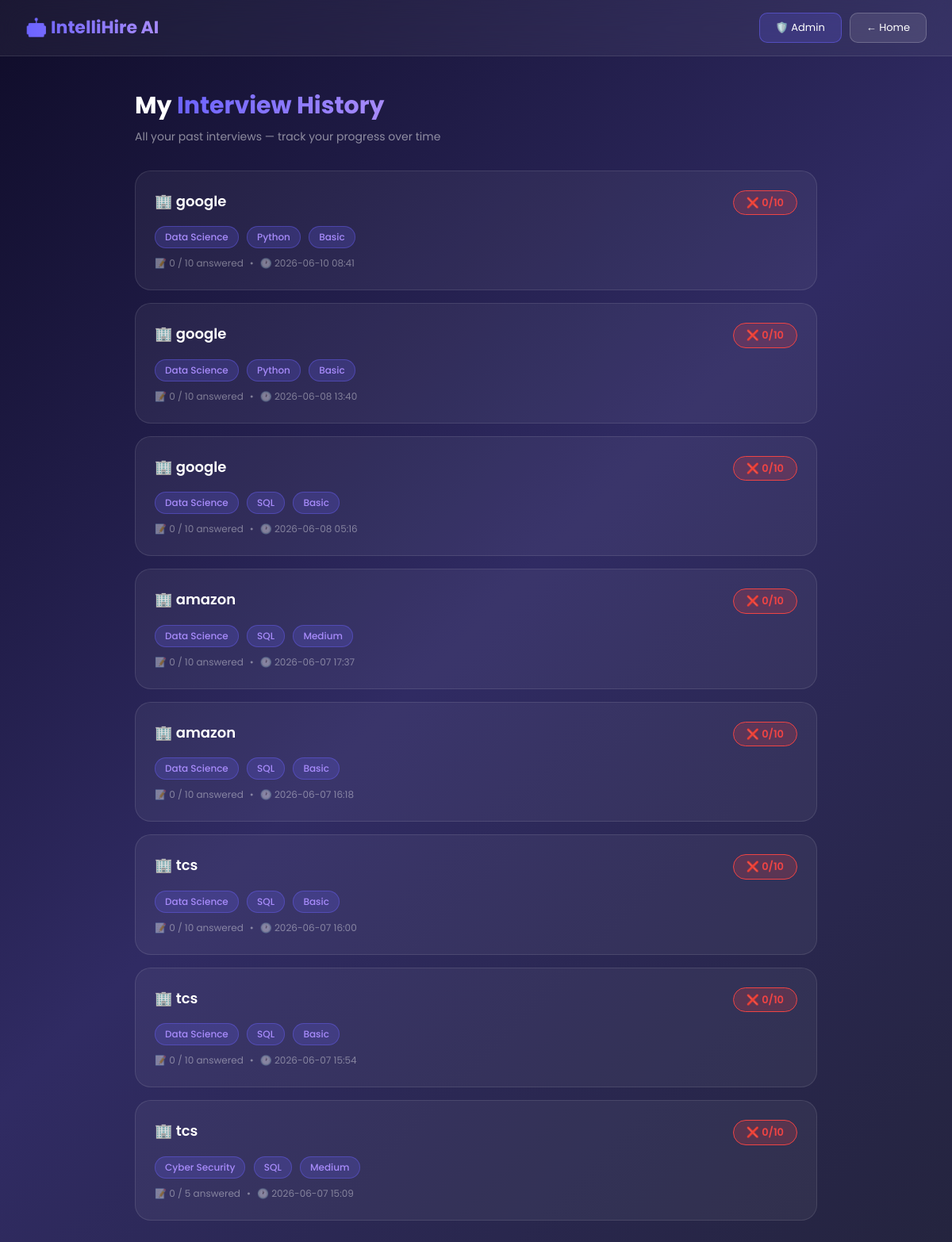
Screenshot of /history (signed in) with the database file from the repository.
### tables this page shows
CREATE TABLE interviews (
            id            INTEGER PRIMARY KEY AUTOINCREMENT,
            user_id       INTEGER NOT NULL,
            company_name  TEXT    NOT NULL,
            domain        TEXT    NOT NULL,
            subdomain     TEXT    NOT NULL,
            level         TEXT    NOT NULL,
            num_questions INTEGER NOT NULL,
            date          DATETIME DEFAULT CURRENT_TIMESTAMP,
            FOREIGN KEY (user_id) REFERENCES users(id)
        );

### routes/history.py (the view)
@history_bp.route("/history")
@login_required
def history():
    conn = get_db()
    interviews = conn.execute("""
        SELECT i.*,
               ROUND(AVG(r.score), 1) as avg_score,
               COUNT(r.id) as answered
        FROM interviews i
        LEFT JOIN results r ON i.id = r.interview_id
        WHERE i.user_id = ?
        GROUP BY i.id
        ORDER BY i.date DESC
    """, (current_user.id,)).fetchall()
    conn.close()
    return render_template("history.html", interviews=interviews)

### app.py (called while the page is built)
@login_manager.user_loader
def load_user(user_id):
    return User.get_by_id(user_id)

### database/db.py (called while the page is built)
def get_db():
    conn = sqlite3.connect(DB_PATH)
    conn.row_factory = sqlite3.Row
    return conn

### models/user.py (called while the page is built)
    @staticmethod
    def get_by_id(user_id):
        conn = get_db()
        row = conn.execute("SELECT * FROM users WHERE id = ?", (user_id,)).fetchone()
        conn.close()
        if not row:
            return None
        return User(row["id"], row["name"], row["email"], row["is_admin"])

### templates/history.html (shortened to what this page needs)
<!DOCTYPE html>
<html lang="en">
<head>
  <link href="https://cdn.jsdelivr.net/npm/bootstrap@5.3.0/dist/css/bootstrap.min.css" rel="stylesheet"/>
</head>
<body>
  <nav class="navbar-custom">
    <span class="navbar-brand-text">🤖 IntelliHire AI</span>
    <div style="display:flex; gap:10px;">
      {% if current_user.is_admin %}
        <a href="{{ url_for('admin.dashboard') }}" class="btn-nav" style="border-color:rgba(108,99,255,0.5); background:rgba(108,99,255,0.2);">🛡️ Admin</a>
      {% endif %}
      <a href="{{ url_for('main.intro') }}" class="btn-nav">← Home</a>
    </div>
  </nav>
  <div class="main-container">
    <div class="page-title">My <span>Interview History</span></div>
    <div class="page-sub">All your past interviews — track your progress over time</div>
    {% if interviews %}
      {% for iv in interviews %}
        <a href="{{ url_for('history.history_detail', interview_id=iv.id) }}" class="card-glass">
          <div class="interview-header">
            <div>
              <div class="company-name">🏢 {{ iv.company_name }}</div>
            </div>
            {% set score = iv.avg_score or 0 %}
            {% if score >= 8 %}
              <span class="score-pill score-excellent">⭐ {{ score }}/10</span>
            {% elif score >= 6 %}
              <span class="score-pill score-good">👍 {{ score }}/10</span>
            {% elif score >= 4 %}
              <span class="score-pill score-average">⚠️ {{ score }}/10</span>
            {% else %}
              <span class="score-pill score-poor">❌ {{ score }}/10</span>
            {% endif %}
          </div>
          <div>
            <span class="tag">{{ iv.domain }}</span>
            <span class="tag">{{ iv.subdomain }}</span>
            <span class="tag">{{ iv.level }}</span>
          </div>
          <div class="meta-row">
            <span>📝 {{ iv.answered or 0 }} / {{ iv.num_questions }} answered</span>
            <span>•</span>
            <span>🕐 {{ iv.date[:16] if iv.date else 'N/A' }}</span>
          </div>
        </a>
      {% endfor %}
    {% endif %}
  </div>
</body>
</html>

### templates/history.html (style rules this page uses)
* { margin:0; padding:0; box-sizing:border-box; }
body { font-family: 'Poppins', sans-serif; min-height: 100vh; background: linear-gradient(135deg, #0f0c29, #302b63, #24243e); color: #fff; }
.navbar-custom { background: rgba(255,255,255,0.05); backdrop-filter: blur(20px); border-bottom: 1px solid rgba(255,255,255,0.1); padding: 16px 32px; display: flex; justify-content: space-between; align-items: center; }
.navbar-brand-text { font-size: 22px; font-weight: 700; background: linear-gradient(90deg, #6c63ff, #a78bfa); -webkit-background-clip: text; -webkit-text-fill-color: transparent; }
.btn-nav { background: rgba(255,255,255,0.1); border: 1px solid rgba(255,255,255,0.2); color: #fff; border-radius: 10px; padding: 8px 20px; font-size: 13px; text-decoration: none; transition: all 0.3s; }
.main-container { max-width: 900px; margin: 40px auto; padding: 0 20px; }
.page-title { font-size: 30px; font-weight: 700; margin-bottom: 6px; }
.page-title span { background: linear-gradient(90deg, #6c63ff, #a78bfa); -webkit-background-clip: text; -webkit-text-fill-color: transparent; }
.page-sub { color: rgba(255,255,255,0.5); font-size: 14px; margin-bottom: 32px; }
.card-glass { background: rgba(255,255,255,0.05); border: 1px solid rgba(255,255,255,0.1); border-radius: 20px; padding: 24px; margin-bottom: 16px; transition: all 0.3s; text-decoration: none; display: block; color: #fff; }
.interview-header { display: flex; justify-content: space-between; align-items: flex-start; margin-bottom: 14px; }
.company-name { font-size: 18px; font-weight: 600; }
.score-pill { padding: 5px 16px; border-radius: 50px; font-size: 13px; font-weight: 600; }
.score-poor { background: rgba(239,68,68,0.2); border: 1px solid #ef4444; color: #ef4444; }
.tag { display: inline-block; padding: 4px 12px; border-radius: 50px; font-size: 12px; font-weight: 500; margin-right: 6px; background: rgba(108,99,255,0.2); border: 1px solid rgba(108,99,255,0.4); color: #a78bfa; }
.meta-row { display: flex; align-items: center; gap: 8px; margin-top: 10px; font-size: 12px; color: rgba(255,255,255,0.4); }

### rows the page displays
interviews: company_name "google", score "0", domain "Data Science", subdomain "Python", level "Basic", answered "0", num_questions "10", date "2026-06-10 08:41"
interviews: company_name "google", score "0", domain "Data Science", subdomain "Python", level "Basic", answered "0", num_questions "10", date "2026-06-08 13:40"
interviews: company_name "google", score "0", domain "Data Science", subdomain "SQL", level "Basic", answered "0", num_questions "10", date "2026-06-08 05:16"
interviews: company_name "amazon", score "0", domain "Data Science", subdomain "SQL", level "Medium", answered "0", num_questions "10", date "2026-06-07 17:37"
interviews: company_name "amazon", score "0", domain "Data Science", subdomain "SQL", level "Basic", answered "0", num_questions "10", date "2026-06-07 16:18"
interviews: company_name "tcs", score "0", domain "Data Science", subdomain "SQL", level "Basic", answered "0", num_questions "10", date "2026-06-07 16:00"
interviews: company_name "tcs", score "0", domain "Data Science", subdomain "SQL", level "Basic", answered "0", num_questions "10", date "2026-06-07 15:54"
interviews: company_name "tcs", score "0", domain "Cyber Security", subdomain "SQL", level "Medium", answered "0", num_questions "5", date "2026-06-07 15:09"
